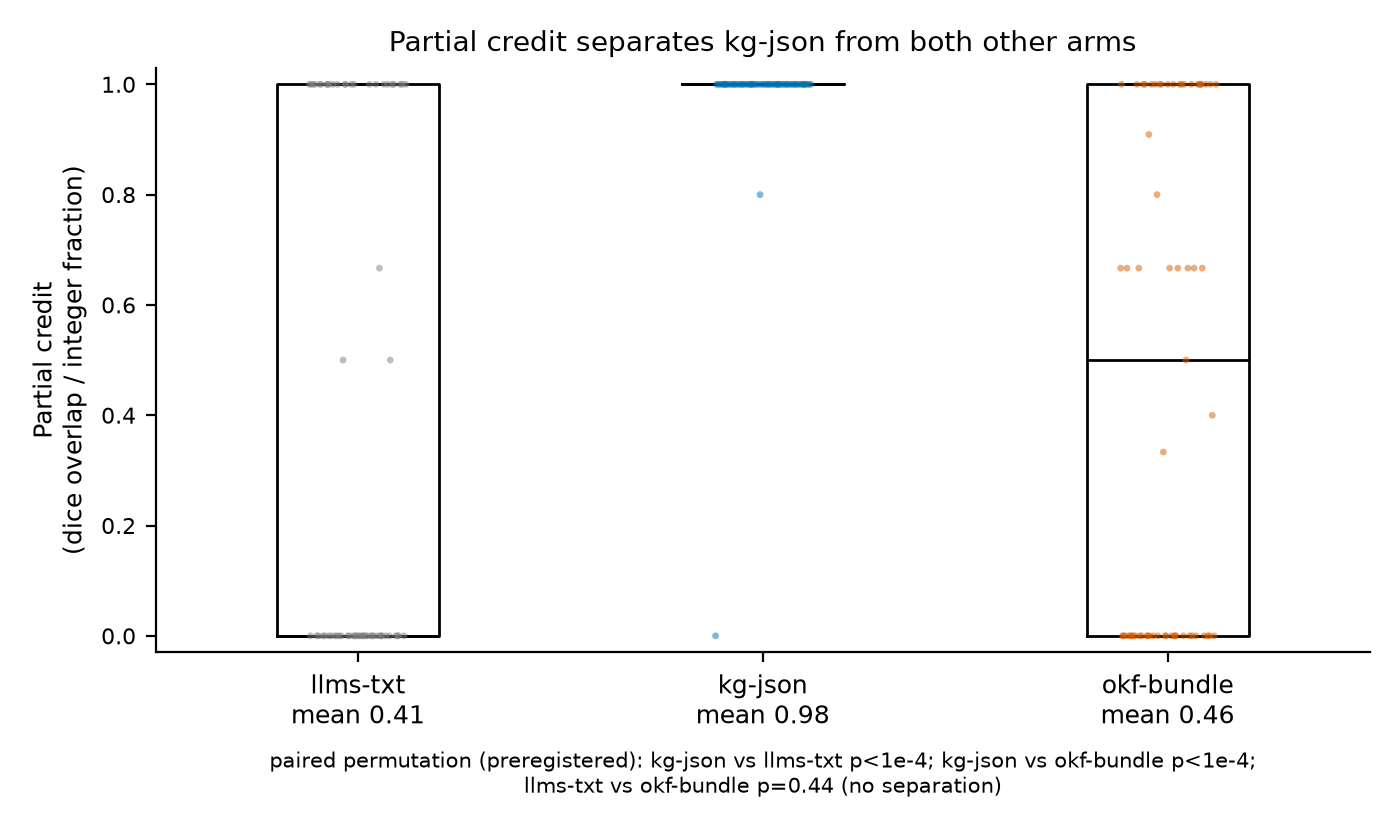

Generate this figure with Python:
"""Figure 2: partial-credit distributions per arm with preregistered tests.

Regenerate: uv run --with matplotlib python figures/fig2-partial-credit.py
Reads only committed results/raw-v2/<arm>/run-*.json records (partial_credit
float in [0, 1]; nulls excluded). Partial credit is the preregistered
secondary metric: dice overlap on set-valued families (F1, F3, F4) and the
fraction of correct integers on F2. Annotated p-values are the sealed
paired permutation test (10000 permutations, seed 20261123) from
results/analysis-v2.json.
"""

import json
import pathlib

import matplotlib

matplotlib.use("Agg")
import matplotlib.pyplot as plt

RAW = pathlib.Path(__file__).resolve().parents[1] / "results" / "raw-v2"
ARMS = ["llms-txt", "kg-json", "okf-bundle"]
COLORS = {"llms-txt": "#7f7f7f", "kg-json": "#0072B2", "okf-bundle": "#D55E00"}
# Sealed paired permutation results (results/analysis-v2.json).
ANNOTATION = ("paired permutation (preregistered): kg-json vs llms-txt "
              "p<1e-4; kg-json vs okf-bundle p<1e-4;\nllms-txt vs "
              "okf-bundle p=0.44 (no separation)")


def load_scores():
    scores = {}
    for arm in ARMS:
        paths = sorted((RAW / arm).glob("run-*.json"))
        if not paths:
            continue
        vals = [json.loads(p.read_text())["partial_credit"] for p in paths]
        vals = [v for v in vals if v is not None]
        if vals:
            scores[arm] = vals
    return scores


def main():
    scores = load_scores()
    if not scores:
        print("no records under results/raw-v2/ yet; run the bench first "
              "(recipe/run-bench.sh)")
        return
    arms = [a for a in ARMS if a in scores]

    fig, ax = plt.subplots(figsize=(7.0, 4.2), dpi=200)
    for spine in ("top", "right"):
        ax.spines[spine].set_visible(False)
    for i, arm in enumerate(arms):
        vals = scores[arm]
        ax.boxplot([vals], positions=[i], widths=0.4, showcaps=True,
                   showfliers=False, medianprops={"color": "#000000",
                                                  "linewidth": 1})
        jitter = [((i * 7919 + j * 104729) % 1000 - 500) / 500.0 * 0.12
                  for j in range(len(vals))]
        ax.scatter([i + dj for dj in jitter], vals, s=6, alpha=0.5,
                   color=COLORS[arm], edgecolors="none", zorder=3)

    means = {arm: sum(v) / len(v) for arm, v in scores.items()}
    ax.set_xticks(range(len(arms)))
    ax.set_xticklabels([f"{a}\nmean {means[a]:.2f}" for a in arms],
                       fontsize=9)
    ax.set_ylabel("Partial credit\n(dice overlap / integer fraction)",
                  fontsize=9)
    ax.tick_params(axis="y", labelsize=8)
    ax.set_ylim(-0.03, 1.03)
    ax.set_title("Partial credit separates kg-json from both other arms",
                 fontsize=10)
    ax.text(0.5, -0.24, ANNOTATION, transform=ax.transAxes, ha="center",
            fontsize=7.5)
    fig.subplots_adjust(bottom=0.3)
    fig.tight_layout(rect=(0, 0.04, 1, 1))
    out = pathlib.Path(__file__).resolve().parent / "fig2-partial-credit.png"
    fig.savefig(out)
    print(f"wrote {out}")


if __name__ == "__main__":
    main()
